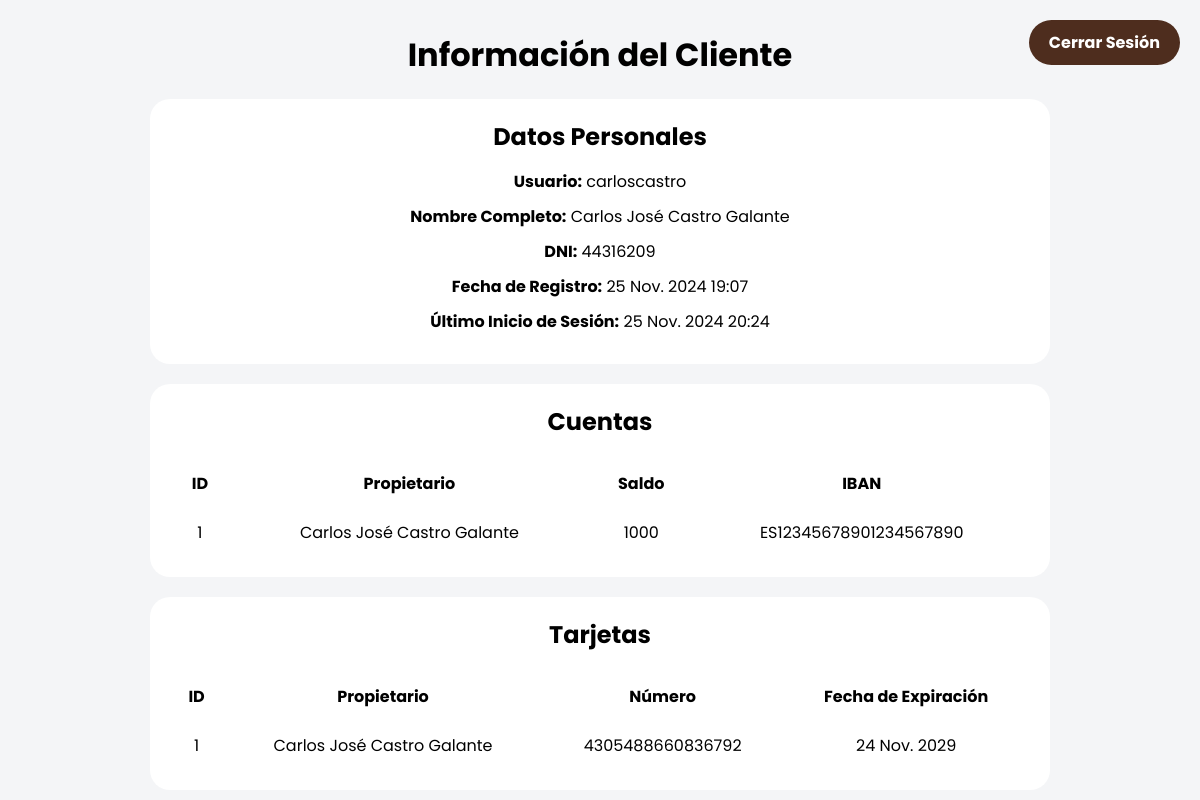
The app's page /loans/show_client_data/ (signed in) with its own data.
### loans/models.py (models this page shows, shortened)
class Cliente(models.Model):
    customer_id = models.AutoField(primary_key=True)
    user = models.OneToOneField(User, on_delete=models.CASCADE, unique=True)
    customer_name = models.TextField()
    customer_surname = models.TextField()
    customer_dni = models.IntegerField()
    dob = models.DateField()
    branch_id = models.ForeignKey(Sucursal, on_delete=models.CASCADE)

class Cuenta(models.Model):
    account_id = models.IntegerField(primary_key=True)
    customer_id = models.ForeignKey(Cliente, on_delete=models.CASCADE)
    balance = models.IntegerField()
    iban = models.TextField()

class Tarjeta(models.Model):
    id = models.IntegerField(primary_key=True)
    numero = models.IntegerField()
    cvv = models.IntegerField()
    fecha_otorgamiento = models.DateField()
    fecha_expiracion = models.DateField()
    tipo = models.TextField()
    marca_id = models.ForeignKey(Marca, on_delete=models.CASCADE, null=True, blank=True)
    cliente_id = models.ForeignKey(Cliente, on_delete=models.CASCADE)

### loans/views.py (the view)
# urls.py: path('show_client_data/', show_client_data, name='show_client_data'),
@login_required
def show_client_data(request):
    try:
        cliente = Cliente.objects.get(user=request.user)
        cuentas = Cuenta.objects.filter(customer_id=cliente)
        tarjetas = Tarjeta.objects.filter(cliente_id=cliente)
        context = {
            'user': request.user,
            'cliente': cliente,
            'cuentas': cuentas,
            'tarjetas': tarjetas,
            'dni': cliente.customer_dni,
        }
        return render(request, 'loans/show_client_data.html', context)
    except Cliente.DoesNotExist:
        return render(request, 'loans/show_client_data.html', {
            'error': 'No se encontró un cliente asociado a tu cuenta. Por favor, contacta al soporte.'
        })

### loans/templates/loans/show_client_data.html (shortened to what this page needs)
{% load static %}
<!DOCTYPE html>
<html lang="es">
<head>
    <link rel="stylesheet" type="text/css" href="{% static 'css/show_client_data.css' %}">
</head>
<body>
    <main>
        <h1>Información del Cliente</h1>
        <section class="client-info">
            <h2>Datos Personales</h2>
            <p><strong>Usuario:</strong> {{ user.username }}</p>
            <p><strong>Nombre Completo:</strong> {{ cliente.customer_name }} {{ cliente.customer_surname }}</p>
            <p><strong>DNI:</strong> {{ dni }}</p>
            <p><strong>Fecha de Registro:</strong> {{ user.date_joined }}</p>
            <p><strong>Último Inicio de Sesión:</strong> {{ user.last_login }}</p>
        </section>
        <section class="account-info">
            <h2>Cuentas</h2>
            {% if cuentas %}
                <table>
                    <thead>
                        <tr>
                            <th>ID</th>
                            <th>Propietario</th>
                            <th>Saldo</th>
                            <th>IBAN</th>
                        </tr>
                    </thead>
                    <tbody>
                        {% for cuenta in cuentas %}
                            <tr>
                                <td>{{ cuenta.account_id }}</td>
                                <td>{{ cuenta.customer_id.customer_name }} {{ cuenta.customer_id.customer_surname }}</td>
                                <td>{{ cuenta.balance }}</td>
                                <td>{{ cuenta.iban }}</td>
                            </tr>
                        {% endfor %}
                    </tbody>
                </table>
            {% else %}
                <p>No tenes cuentas creadas.</p>
            {% endif %}
        </section>
        <section class="card-info">
            <h2>Tarjetas</h2>
            {% if tarjetas %}
                <table>
                    <thead>
                        <tr>
                            <th>ID</th>
                            <th>Propietario</th>
                            <th>Número</th>
                            <th>Fecha de Expiración</th>
                        </tr>
                    </thead>
                    <tbody>
                        {% for tarjeta in tarjetas %}
                            <tr>
                                <td>{{ tarjeta.id }}</td>
                                <td>{{ tarjeta.cliente_id.customer_name }} {{ tarjeta.cliente_id.customer_surname }}</td>
                                <td>{{ tarjeta.numero }}</td>
                                <td>{{ tarjeta.fecha_expiracion }}</td>
                            </tr>
                        {% endfor %}
                    </tbody>
                </table>
            {% else %}
                <p>No tenes tarjetas creadas.</p>
            {% endif %}
        </section>
        {% if user.is_authenticated %}
        <a href="{% url 'logout' %}" class="logout-button">Cerrar Sesión</a>
        {% endif %}
    </main>
</body>
</html>

### static/css/show_client_data.css (style rules this page uses)
* { box-sizing: border-box; margin: 0; padding: 0; list-style: none; text-decoration: none; }
body { font-family: "Poppins", sans-serif; display: flex; justify-content: center; align-items: center; min-height: 100vh; background-color: #f4f5f7; }
h1 { margin: 0; padding: 0; box-sizing: border-box; }
main { width: 100%; max-width: 900px; text-align: center; margin-top: 20px; }
section { margin-top: 20px; background: white; padding: 20px; border-radius: 20px; }
h2 { font-size: 24px; margin-bottom: 15px; color: #000000; }
p { font-size: 16px; margin-bottom: 10px; }
table { width: 100%; border-collapse: collapse; margin-top: 20px; background: white; border-radius: 8px; overflow: hidden; }
table th, table td { padding: 12px; text-align: center; color: #000000; }
table thead { color: white; }
table th { font-weight: bold; }
.logout-button { position: fixed; top: 20px; right: 20px; padding: 10px 20px; color: #ffffff; background-color: #4e2d1e; border: none; border-radius: 50px; text-decoration: none; font-weight: bold; cursor: pointer; transition: background-color 0.3s; z-index: 1000; }

### records on screen
Cliente: customer_name "Carlos José", customer_surname "Castro Galante"
Cuenta: account_id "1", customer_id.customer_name "Carlos José", customer_id.customer_surname "Castro Galante", balance "1000", iban "ES12345678901234567890"
Tarjeta: id "1", cliente_id.customer_name "Carlos José", cliente_id.customer_surname "Castro Galante", numero "4305488660836792", fecha_expiracion "24 Nov. 2029"

### other values on screen
{{ user.username }} "carloscastro"
{{ dni }} "44316209"
{{ user.date_joined }} "25 Nov. 2024 19:07"
{{ user.last_login }} "25 Nov. 2024 20:24"
